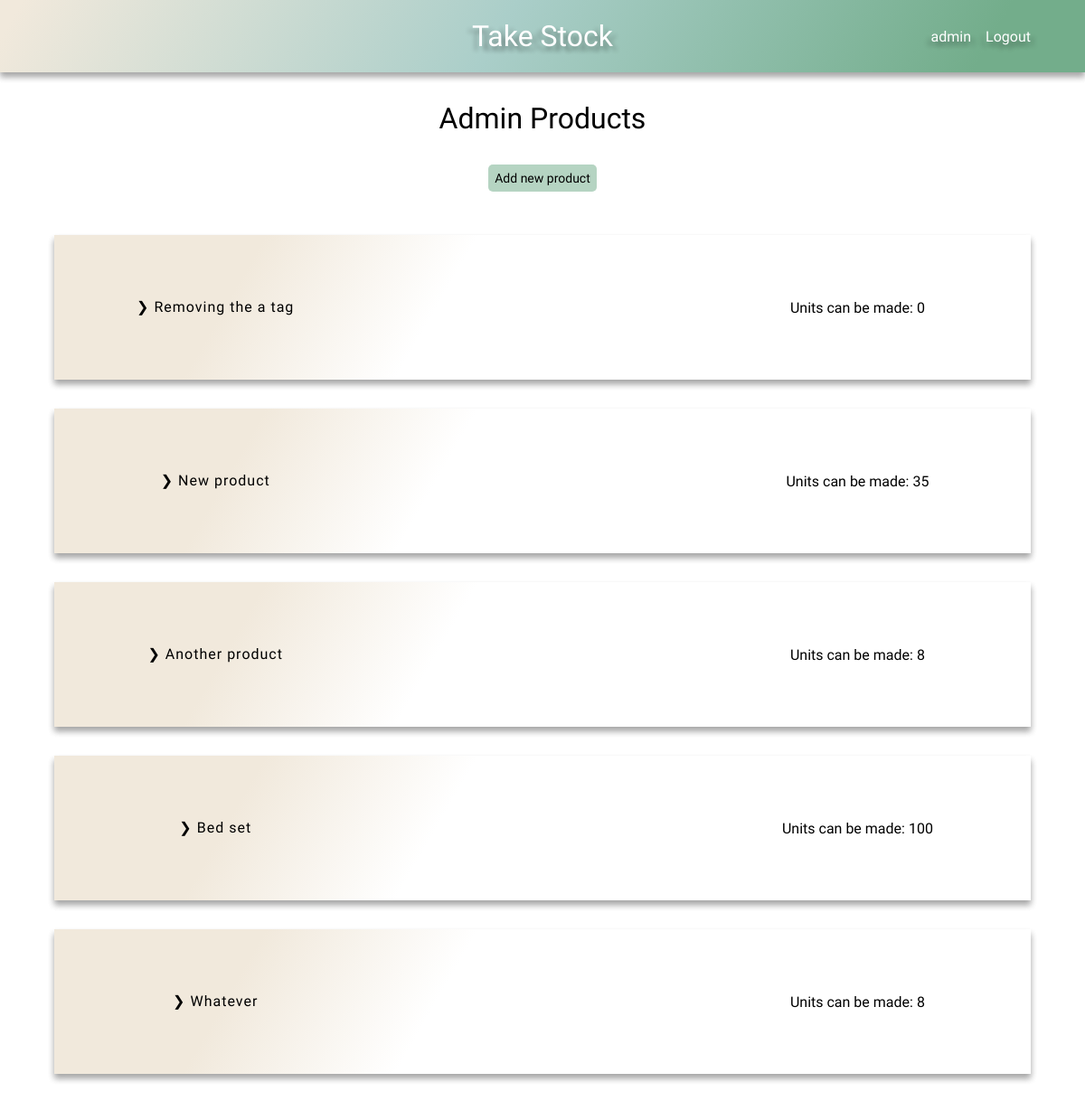
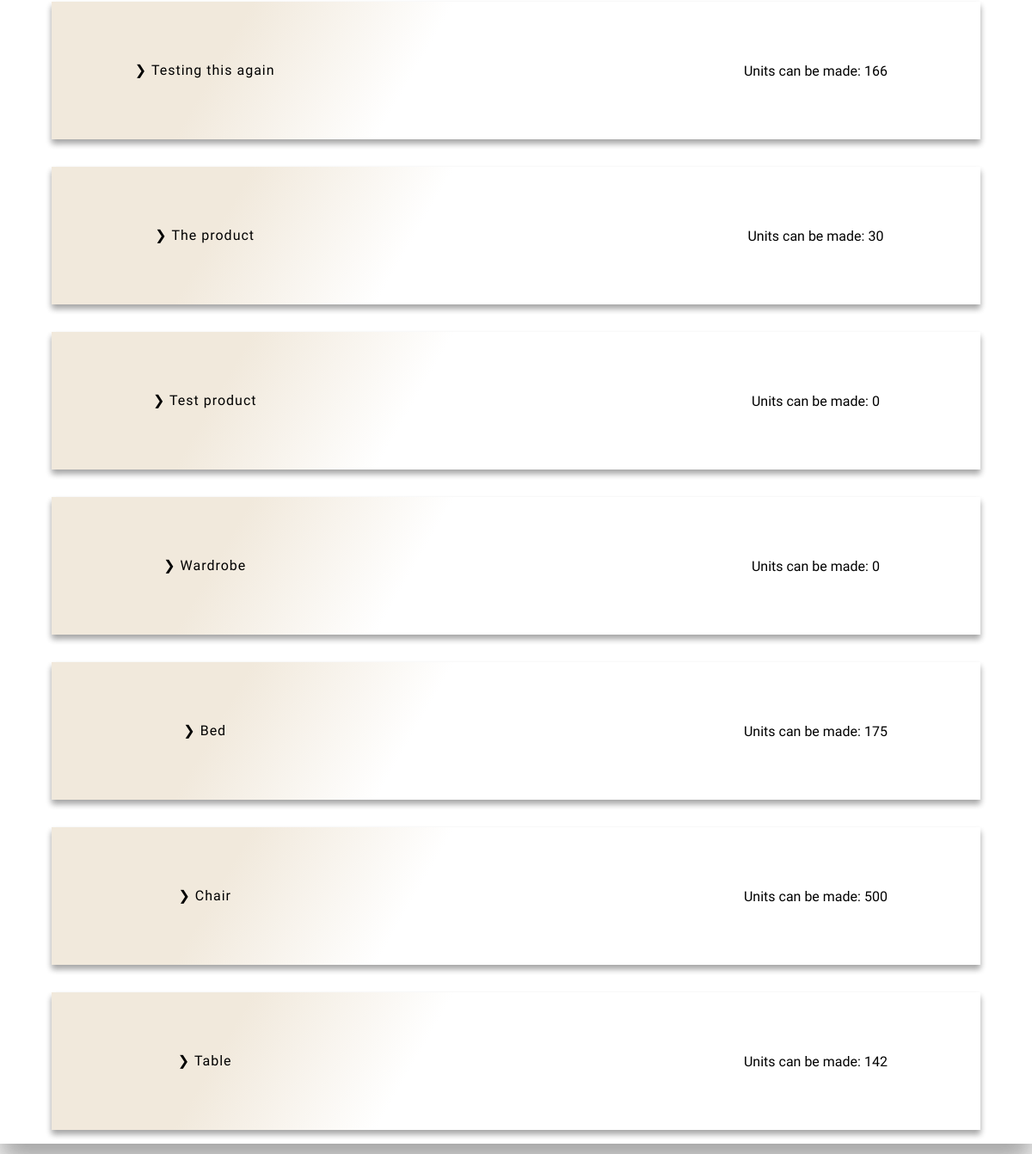
Screenshot of /products/ (signed in) with the database file from the repository (2 pictures, top to bottom).
### stock/models.py (models this page shows)
class Product(models.Model):
    name = models.CharField(max_length=100)
    stock_parts = models.ManyToManyField(Stock)
    company = models.ForeignKey(User, on_delete=models.CASCADE, default=1)
    def __str__(self):
        return f'{self.name}'

### stock/views.py (the view)
# urls.py: path('products/', product_page, name='products'),
def product_page(request):
    default_user = request.user
    products = Product.objects.filter(company=default_user)
    number_to_be_made = {}
    for product in products:
        parts = Parts.objects.filter(
            product_part_belongs_to=product.id
            )
        units = {}
        amount = []
        total_units_to_be_made = {}
        for i in parts:
            units_to_make = (i.item.number_in_stock / i.number_required)
            units_to_make = math.floor(units_to_make)
            units[i.product_part_belongs_to] = units_to_make
            amount.append(units_to_make)
        amount.sort()
        amount = amount[:1]
        if len(amount) == 0 or amount[0] == 0:
            total_units_to_be_made = 0
        else:
            for num in amount:
                int(num)
                total_units_to_be_made = num
        number_to_be_made[product.id] = total_units_to_be_made
    context = {
        'products': products,
        'number_to_be_made': number_to_be_made,
        'default_user': default_user
    }
    return render(request, 'products.html', context)

### stock/context_processors.py (called while the page is built)
def base(request):
    default_user = request.user
    return ({
        'default_user': default_user
        })

### stock/templates/products.html
{% extends 'base.html' %}
{% load static %}
{% block head %}
    <link rel="stylesheet" href="{% static 'css/product.css' %}">
{% endblock %}
{% block content %}
    <h1>{{ default_user|title }} Products</h1>
    <div class="add-new btn btn-submit btn-hover">
        <a href="{% url 'add_new_product' %}">Add new product</a>
    </div>
    {% if not products %}
        <h2 class="center">You don't have any products yet!</h2>
    {% else %}
        <div class="product-container">
            {% for product in products %}
                <div class="product-row">
                    <div class="product">
                        <a href="{% url 'product-detail' product.id %}">❯ {{ product }}</a>
                    </div>
                    <div class="orders">
                    </div>
                    <div class="unit-number">
                        {% for key, value in number_to_be_made.items %}
                            {% if product.id == key %}
                                Units can be made: {{ value }}
                            {% endif %}
                        {% endfor %}
                    </div>
                </div>
            {% endfor %}
        </div>
    {% endif %}
{% endblock %}

### stock/templates/base.html (shortened to what this page needs)
{% load static %}
<!DOCTYPE html>
<html lang="en">
<head>
    <link rel="stylesheet" href="{% static 'css/style.css' %}">
    {% block head %}
    {% endblock %}
</head>
<body>
    <header class="main-header">
        <h1><a href="{% url 'home' %}">Take Stock</a></h1>
        <div class="user-nav">
            {% if user.is_authenticated %}
                <div id="dropdown">{{ default_user }}
                </div>
                <a href="{% url 'logout' %}">Logout</a>
            {% else %}
                <a href="{% url 'login' %}">Login</a>
                <a href="{% url 'register' %}">Register</a>
            {% endif %}
        </div>
    </header>
    {% block content %}
    {% endblock %}
</body>
</html>

### static/css/style.css (style rules this page uses)
:root { --clr-mix-calm: 120deg, #f1e9dc 2%, #aacec9, #73ad8b 90%; --shadow: 0 10px 20px 0 rgba(0, 0, 0, .2), 0 10px 20px 0 rgba(0, 0, 0, .2); --shadow-s: 0 5px 7px 0 rgba(0, 0, 0, .2), 0 5px 7px 0 rgba(0, 0, 0, .2); --shadow-l: 0 20px 30px 0 rgba(0, 0, 0, .2), 0 20px 30px 0 rgba(0, 0, 0, .2); --shadow-tl: 5px 5px 5px rgba(0, 0, 0, .2), -5px 5px 5px rgba(0, 0, 0, .2); --header-height: 5em; --hover: .522; --btn-submit: hsla(145, 26%, 56%, var(--hover)); --btn-delete: hsla(0, 58%, 86%, var(--hover)); }
*, *::before, *::after { margin: 0; padding: 0; box-sizing: border-box; text-decoration: none; list-style-type: none; color: #000000; font-family: 'Nanum Gothic', 'Gill Sans', 'Gill Sans MT', Calibri, 'Trebuchet MS', sans-serif; font-weight: 300; }
body { overflow-x: hidden; }
h1, .center, .add-new { width: max-content; margin: 1em auto; }
.add-new { padding: .5em; border-radius: 5px; }
.main-header { display: flex; justify-content: center; align-items: center; height: var(--header-height); background: linear-gradient(var(--clr-mix-calm)); box-shadow: var(--shadow-s); position: relative; }
.main-header h1 a { color: #FFFFFF; text-shadow: var(--shadow-tl); }
.btn { border: none; font-size: 14px; }
.btn-submit { background-color: var(--btn-submit); }
.user-nav { max-width: 20%; display: flex; justify-content: space-between; gap: 1em; position: absolute; right: 5%; }
.user-nav div, .user-nav a { color: #FFFFFF; text-shadow: var(--shadow-tl); }
#dropdown { position: relative; cursor: pointer; }
@media screen and (min-width: 1200px) { body { max-width: 1200px; min-height: 100vh; margin: 0 auto; box-shadow: var(--shadow-l); } }

### static/css/product.css (style rules this page uses)
.product-container { min-width: 80%; max-width: 90%; margin: 2em auto; display: flex; flex-direction: column-reverse; }
.product-row { width: 100%; height: 10em; display: flex; align-items: center; text-align: center; justify-content: space-between; margin: 1em 0; box-shadow: var(--shadow-s); background-image: linear-gradient( 120deg, #f1e9dc 20%, transparent 40% ); }
.product, .orders, .unit-number { height: 100%; width: 100%; display: flex; justify-content: center; align-items: center; }
.product a { padding: 3em; line-height: 2em; letter-spacing: 1px; text-underline-offset: .2em; }
.unit-number { padding-right: 1em; }

### rows the page displays
Product: name "Table", number_to_be_made "142"
Product: name "Chair", number_to_be_made "500"
Product: name "Bed", number_to_be_made "175"
Product: name "Wardrobe", number_to_be_made "0"
Product: name "Test product", number_to_be_made "0"
Product: name "The product", number_to_be_made "30"
Product: name "Testing this again", number_to_be_made "166"
Product: name "Whatever", number_to_be_made "8"
Product: name "Bed set", number_to_be_made "100"
Product: name "Another product", number_to_be_made "8"
Product: name "New product", number_to_be_made "35"
Product: name "Removing the a tag", number_to_be_made "0"

### other values shown
{{ default_user }} "admin"
{{ default_user|title }} "Admin"
